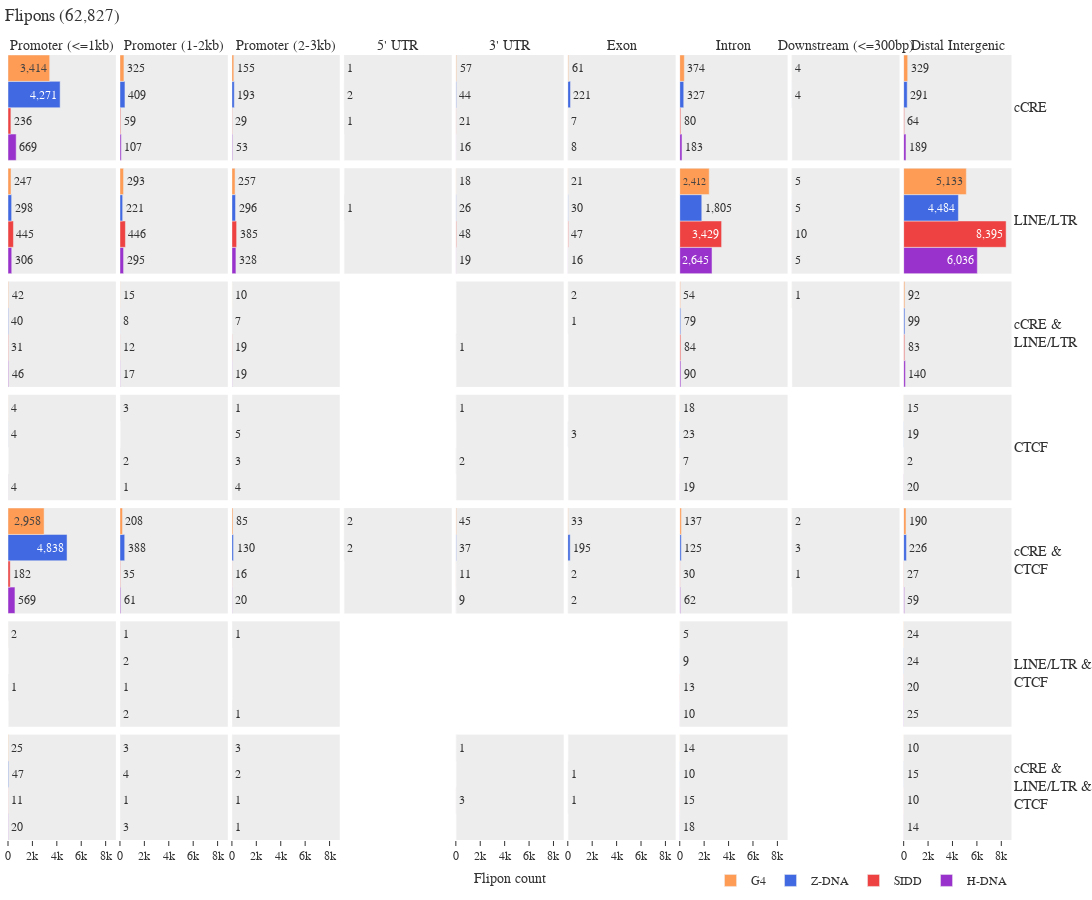

Notebook cell for this chart:
### Code cell
n_rows = len(feature_groups)
n_cols = len(annotations)

fig = ps.make_subplots(
    rows=n_rows,
    cols=n_cols,
    shared_xaxes="all",
    shared_yaxes="all",
    horizontal_spacing=0.004,
    vertical_spacing=0.01,
    column_titles=annotations,
    row_titles=feature_groups,
    x_title="Flipon count",
    # y_title="Flipon group",
)

for i, feature_group in enumerate(feature_groups):
    for j, annotation in enumerate(annotations):
        df = (
            plotly_data_og[
                (plotly_data_og["feature_group"] == feature_group)
                & (plotly_data_og["annotation"] == annotation)
            ]
            .set_index("group")
            .reindex(groups)
            .dropna()
        )

        if not len(df):
            continue

        colors = {
            "G4": "#FE9B54",
            "Z-DNA": "royalblue",
            "SIDD": "#ED4241",
            "H-DNA": "darkorchid",
        }
        # https://stackoverflow.com/questions/70347594/how-to-format-plotly-legend-when-using-marker-color
        for idx, row in df.iterrows():
            sub = pgo.Bar(
                x=[row["count"]],
                y=[idx],
                name=idx,
                textposition="outside" if row["count"] < 2000 else "inside",
                texttemplate="%{x:,d}",
                marker=dict(color=colors[idx]),
                width=1,
                orientation="h",
                showlegend=True if (i == 0 and j == 0) else False,
            )
            fig.add_trace(sub, row=i + 1, col=j + 1)
        fig.update_xaxes(ticks="", row=i + 1, col=j + 1)

fig.update_xaxes(tickformat="s", showgrid=False)
fig.update_xaxes(ticks="outside", row=n_rows)
fig.update_yaxes(type="category", visible=False)

fig.update_annotations(textangle=0, font=dict(size=14), align='left')
fig.update_layout(
    title=f"Flipons ({plotly_data_og['count'].sum():,d})",
    title_x=0.005, title_y=.99,
    height=900,
    width=1600,
    font=dict(family="monospace", size=12),
    uniformtext_minsize=12,
    margin=dict(l=5, t=55, b=55, r=60),
    legend=dict(
        # title_text="Flipon group",
        traceorder="reversed",
        orientation="h",
        yanchor="bottom",
        y=-.07,
        xanchor="right",
        x=0.98,
    ),
    template="ggplot2",
)

fig.write_image(d_img / 'enrichment-table-all-flipons-01-all.png', scale=2)

fig.show()
